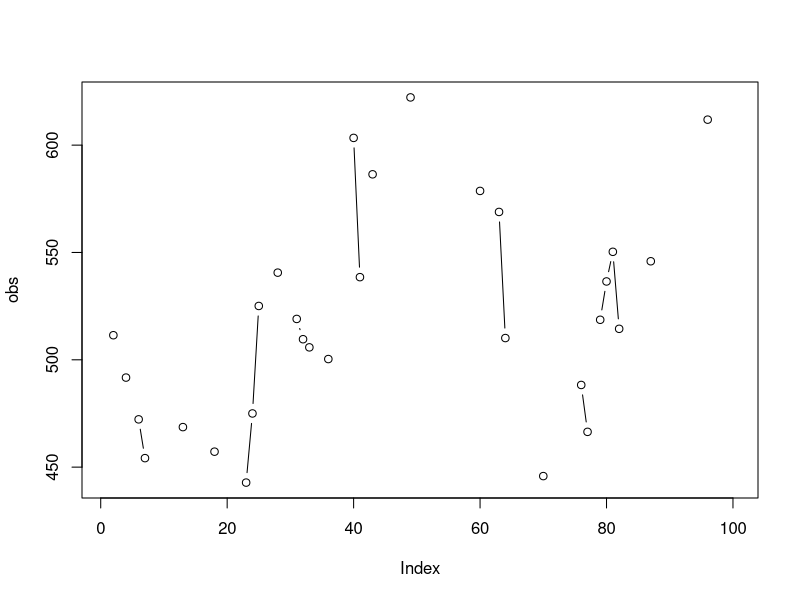
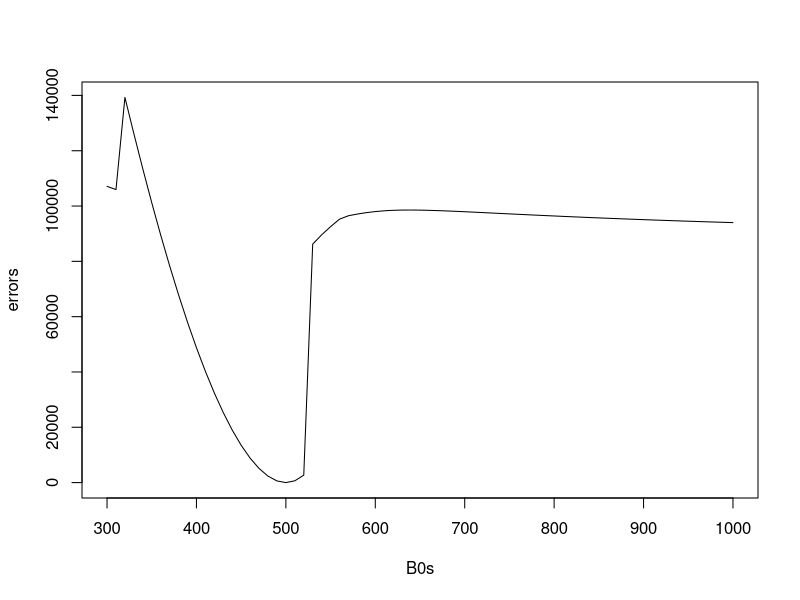

Recreate these plots in R, in order. (Note: this script raises an error after producing the figures.)

# reading the data
dat = read.csv("day1_data.csv", row.names = 1)

# simulator of the logistic model
logistic = function(r, K, C, B0=10, T=100) {

  time = seq_len(T)
  B = rep(NA, T)
  B[1] = B0
  for(t in time[-T]) {
    B[t+1] = B[t] + r*B[t]*(1-B[t]/K) - C[t]
    B[t+1] = max(0, B[t+1])
  }
  return(B)
}


C = dat$catch
obs = dat$biomass
plot(obs, type="b")

# error function
RSS = function(par, obs, ...) {
  # translating the 'par' vector to be our model
  r = par[1]
  K = par[2]
  # run the model
  sim = logistic(r=r, K=K, ...)
  # estimation method
  errors = obs - sim
  rss = sum(errors^2, na.rm = TRUE)
  return(rss)
}

# error function
RSS2 = function(par, obs, ...) {
  # translating the 'par' vector to be our model
  r = par[1]
  K = par[2]
  B0 = par[3]
  # run the model
  sim = logistic(r=r, K=K, B0=B0, ...)
  # estimation method
  errors = obs - sim
  rss = sum(errors^2, na.rm = TRUE)
  return(rss)
}

RSS(par=c(0.31, 800), obs=obs, C=C, B0=500)
RSS2(par=c(0.31, 800, 500), obs=obs, C=C)

# using optim
optim(par=c(0.31, 101), fn=RSS, obs=obs, C=C, B0=500)
optim(par=c(0.31, 800), fn=RSS, obs=obs, C=C, B0=500)

B0s = seq(from=300, to=1000, by=10)

errors = rep(NA, length(B0s))
for(i in seq_along(B0s)) {
  B0 = B0s[i]
  errors[i] = optim(par=c(0.31, 800), fn=RSS, obs=obs, C=C, B0=B0)$value
}

plot(B0s, errors, type="l")


# using calibrar
calibrate(par=c(0.31, 101), fn=RSS, obs=obs, C=C, B0=500)
calibrate(par=c(0.31, 800), fn=RSS, obs=obs, C=C, B0=500)

B0s = seq(from=300, to=1000, by=10)

errors = rep(NA, length(B0s))
for(i in seq_along(B0s)) {
  B0 = B0s[i]
  errors[i] = calibrate(par=c(0.31, 800), fn=RSS, obs=obs, C=C, B0=B0)$value
}

plot(B0s, errors, type="l")


# estimating B0


# using optim
optim(par=c(0.31, 101, 200), fn=RSS2, obs=obs, C=C)
optim(par=c(0.31, 800, 200), fn=RSS2, obs=obs, C=C)

calibrate(par=c(0.31, 800, 200), fn=RSS2, obs=obs, C=C)
calibrate(par=c(0.31, 800, 200), fn=RSS2, obs=obs, C=C,
          method="BFGS")
calibrate(par=c(0.31, 800, 200), fn=RSS2, obs=obs, C=C,
          method="CG")
calibrate(par=c(0.31, 800, 200), fn=RSS2, obs=obs, C=C,
          method="SANN")
calibrate(par=c(0.31, 800, 200), fn=RSS2, obs=obs, C=C,
          method="LINB")

